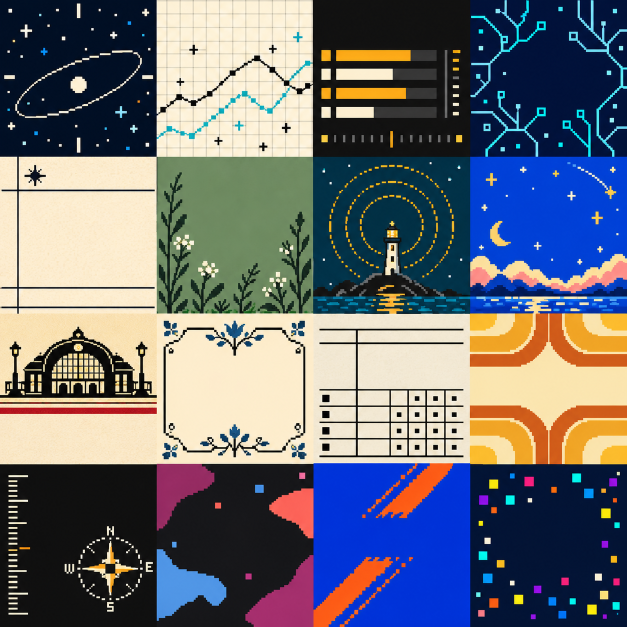
#> input picture watchface/resources/images/art_atlas.png, 1254 x 1254 px (shown at 1/2 size)
$ python prepare_art.py
#> lines starting #> are read from the running program, lines starting #| are printed output that depends on the picture; after the words box and inside, x2 and y2 are one past the last pixel; in counts of white or black regions, pixels touching at a corner belong together
"""Slice the approved screen-only pixel-art atlas into Pebble bitmap resources."""

from pathlib import Path

from PIL import Image


PROJECT = Path(__file__).resolve().parents[1]
SOURCE = PROJECT / "watchface/resources/images/art_atlas.png"
OUTPUT = SOURCE.parent
TARGET_SIZES = {"emery": (200, 228), "gabbro": (260, 260), "chalk": (180, 180)}
ROW_EDGES = (0, 313, 627, 929, 1254)
LIGHT_TILES = {1, 4, 8, 9, 10, 11}
STATION_FACADE_END = 168
STATION_RED_BANDS = ((177, 181), (188, 201))
ANALYST_PALETTES = {
    0: ((0, 0, 0), (255, 255, 255), (170, 170, 170), (85, 85, 85),
        (0, 0, 85), (0, 85, 85), (0, 170, 255), (255, 255, 170)),
    1: ((255, 255, 255), (170, 255, 255), (0, 0, 0),
        (170, 170, 170), (0, 170, 170)),
}


def limit_palette(native: Image.Image, palette: tuple[tuple[int, int, int], ...]) -> None:
    """Snap generated fringe hues to the approved colors for a design."""
    pixels = native.load()
    nearest: dict[tuple[int, int, int], tuple[int, int, int]] = {}
    for y in range(native.height):
        for x in range(native.width):
            color = pixels[x, y]
            if color not in nearest:
                nearest[color] = min(
                    palette,
                    key=lambda target: sum((a - b) ** 2 for a, b in zip(color, target)),
                )
            pixels[x, y] = nearest[color]


def clean_station(tile: Image.Image) -> Image.Image:
    """Remove generated color specks while retaining the station silhouette."""
    clean = tile.copy()
    pixels = clean.load()
    for y in range(clean.height):
        if y < 20:
            for x in range(clean.width):
                pixels[x, y] = (255, 255, 255)
            continue
        if y >= STATION_FACADE_END:
            band_color = ((170, 0, 0) if any(start <= y < end
                                              for start, end in STATION_RED_BANDS)
                          else (255, 255, 255))
            for x in range(clean.width):
                pixels[x, y] = band_color
            continue
        for x in range(clean.width):
            pixels[x, y] = ((0, 0, 0) if sum(pixels[x, y]) < 384
                            else (255, 255, 255))
    return clean


def clean_pale_art(native: Image.Image, index: int) -> None:
    """Limit generated fringe colors on the three paper-based compositions."""
    pixels = native.load()
    for y in range(native.height):
        for x in range(native.width):
            r, g, b = pixels[x, y]
            if index in {9, 10} and (y < 2 or y >= native.height - 2):
                pixels[x, y] = (255, 255, 255)
            elif (r + g + b) >= 600:
                pixels[x, y] = (255, 255, 255)
            elif index == 9 and b >= 85 and b >= g and b > r + 20:
                pixels[x, y] = (0, 85, 170) if b > g else (0, 85, 85)
            else:
                pixels[x, y] = (0, 0, 0)


def clean_bold_art(native: Image.Image, index: int) -> None:
    """Remove generator texture from the flat color and diagonal faces."""
    pixels = native.load()
    for y in range(native.height):
        for x in range(native.width):
            r, g, b = pixels[x, y]
            if index == 14:
                pixels[x, y] = (255, 85, 0) if r > b and r > g else (0, 85, 255)
            elif b > r and b >= g:
                pixels[x, y] = (85, 170, 255)
            elif r >= 220 and r > g:
                pixels[x, y] = (255, 85, 85)
            elif r >= 85 and r > g and r >= b:
                pixels[x, y] = (170, 85, 85)
            else:
                pixels[x, y] = (0, 0, 0)


def main() -> None:
    with Image.open(SOURCE) as source:
#> source is the input picture: PIL image 1254x1254 RGB; mean R, G, B 106.9, 109.1, 116.2
        art = source.convert("RGB")
        width, height = art.size
#> width = 1254; height = 1254
        if art.size != (1254, 1254):
            raise ValueError(f"Expected the approved 1254x1254 atlas, got {art.size}")
        for row in range(4):
            for col in range(4):
                left = round(col * width / 4)
                top = ROW_EDGES[row]
                right = round((col + 1) * width / 4)
                bottom = ROW_EDGES[row + 1]
                tile = art.crop((left, top, right, bottom))
                index = row * 4 + col
                if index == 8:
                    tile = clean_station(tile)
                for platform, size in TARGET_SIZES.items():
                    native = tile.resize(size, Image.Resampling.NEAREST)
                    pixels = native.load()
                    for y in range(size[1]):
                        for x in range(size[0]):
                            r, g, b = pixels[x, y]
                            if index in LIGHT_TILES and r > 220 and g > 210 and b > 160 and r >= g:
                                pixels[x, y] = (255, 255, 255)
                            else:
                                pixels[x, y] = tuple(min(255, ((value + 42) // 85) * 85)
                                                     for value in (r, g, b))
                            if index == 1 and pixels[x, y] == (255, 170, 170):
                                pixels[x, y] = (170, 255, 255)
                            if index in {9, 10} and pixels[x, y] == (255, 170, 170):
                                pixels[x, y] = (170, 170, 170)
                    if index in {4, 9, 10}:
                        clean_pale_art(native, index)
                    if index == 4:
                        pixels = native.load()
                        for y in range(native.height):
                            for x in range(native.width):
                                if pixels[x, y] == (255, 255, 255) and x % 2 == 0 and y % 2 == 0:
                                    pixels[x, y] = (255, 255, 170)
                    if index in ANALYST_PALETTES:
                        limit_palette(native, ANALYST_PALETTES[index])
                    if index in {13, 14}:
                        clean_bold_art(native, index)
                    if index == 8 and platform != "emery":
                        facade_height = round(size[1] * 0.55)
                        facade = native.crop((0, 0, size[0], facade_height))
                        inset = round(size[0] * 0.06)
                        top_inset = round(size[1] * 0.04)
                        facade = facade.resize((size[0] - 2 * inset,
                                                facade_height - 2 * top_inset),
                                               Image.Resampling.NEAREST)
                        native.paste((255, 255, 255), (0, 0, size[0], facade_height))
                        native.paste(facade, (inset, top_inset))
                    native.save(OUTPUT / f"art_{index:02d}_{platform}.png",
                                optimize=True)
#> this loop made 4 passes
#> pass 1, in main, `native.save(OUTPUT / f"art_{index:02d}_{platform}.png", optimize=True)`:
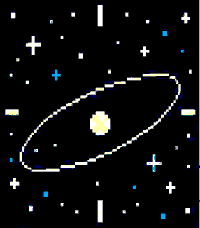
#> saved as art_00_emery.png: PIL image 200x228 RGB; mean R, G, B 13.7, 14.5, 15
#> pass 1, in main, `native.save(OUTPUT / f"art_{index:02d}_{platform}.png", optimize=True)`:
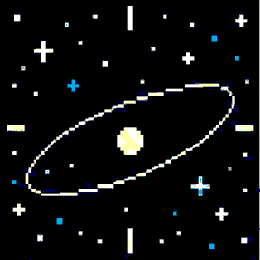
#> saved as art_00_gabbro.png: PIL image 260x260 RGB; mean R, G, B 13.4, 14.2, 14.7
#> pass 1, in main, `native.save(OUTPUT / f"art_{index:02d}_{platform}.png", optimize=True)`:
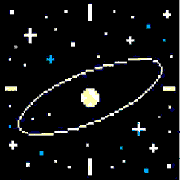
#> saved as art_00_chalk.png: PIL image 180x180 RGB; mean R, G, B 14, 14.7, 14.9
#> pass 1, in main, `native.save(OUTPUT / f"art_{index:02d}_{platform}.png", optimize=True)`:
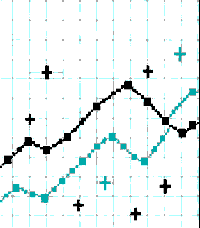
#> saved as art_01_emery.png: PIL image 200x228 RGB; mean R, G, B 235.5, 242.4, 242.4
#> after the loop:
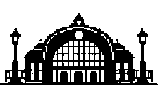
#> facade: PIL image 158x85 RGB; 63.4% white; 3 black regions (2 under 20 px), largest, box (x1, y1, x2, y2) and area: (0, 13, 158, 85) 4908
#> after the loop:
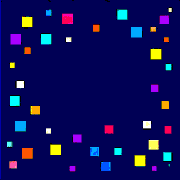
#> native: PIL image 180x180 RGB; mean R, G, B 13.1, 13.3, 89.9


if __name__ == "__main__":
    main()
